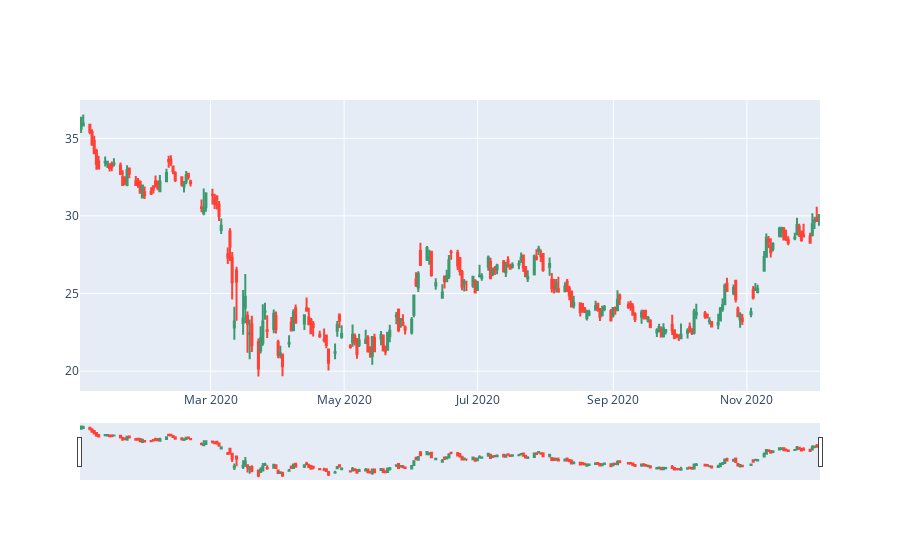

The notebook cell this image was saved under:
### Code cell
fig = go.Figure(data=[go.Candlestick(x=close.index, open=open, high=high, low=low, close=close)])
fig.show()

### Figure 1 — Plotly figure (JSON) as saved in the notebook; plotly's stock layout.template omitted (floating-point values rounded to 4 significant figures; data arrays with more than 128 entries replaced by an {"elided": "..."} marker saying what was removed)
{"data": [{"close": {"elided": "233 float values"}, "high": {"elided": "233 float values"}, "low": {"elided": "233 float values"}, "open": {"elided": "233 float values"}, "type": "candlestick", "x": {"elided": "233 str values"}}], "layout": {}}
